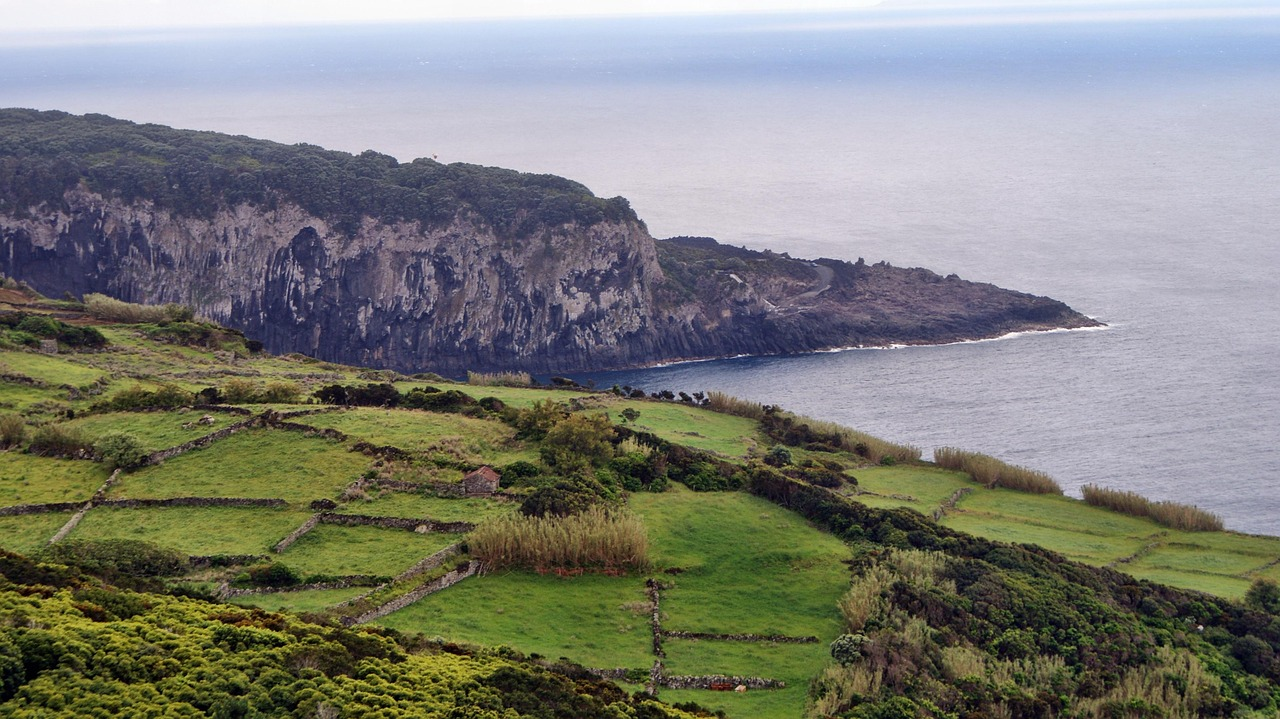
#> input picture test.jpg, 1280 x 719 px, given in place of the camera
$ python ass1.py
#> lines starting #> are read from the running program, lines starting #| are printed output that depends on the picture; after the words box and inside, x2 and y2 are one past the last pixel; in counts of white or black regions, pixels touching at a corner belong together
import cv2
import numpy as np

cap = cv2.VideoCapture(0)

while True:
    ret, frame = cap.read()
#> frame is the input picture: shape (719, 1280, 3); mean B, G, R 120.9, 127.3, 126.1
    if not ret:
        break

    hsv = cv2.cvtColor(frame, cv2.COLOR_BGR2HSV)
#> hsv: shape (719, 1280, 3); mean H, S, V 83.2, 75.3, 140.1
    lower = np.array([100, 100, 100])
    upper = np.array([140, 255, 255])
    mask = cv2.inRange(hsv, lower, upper)
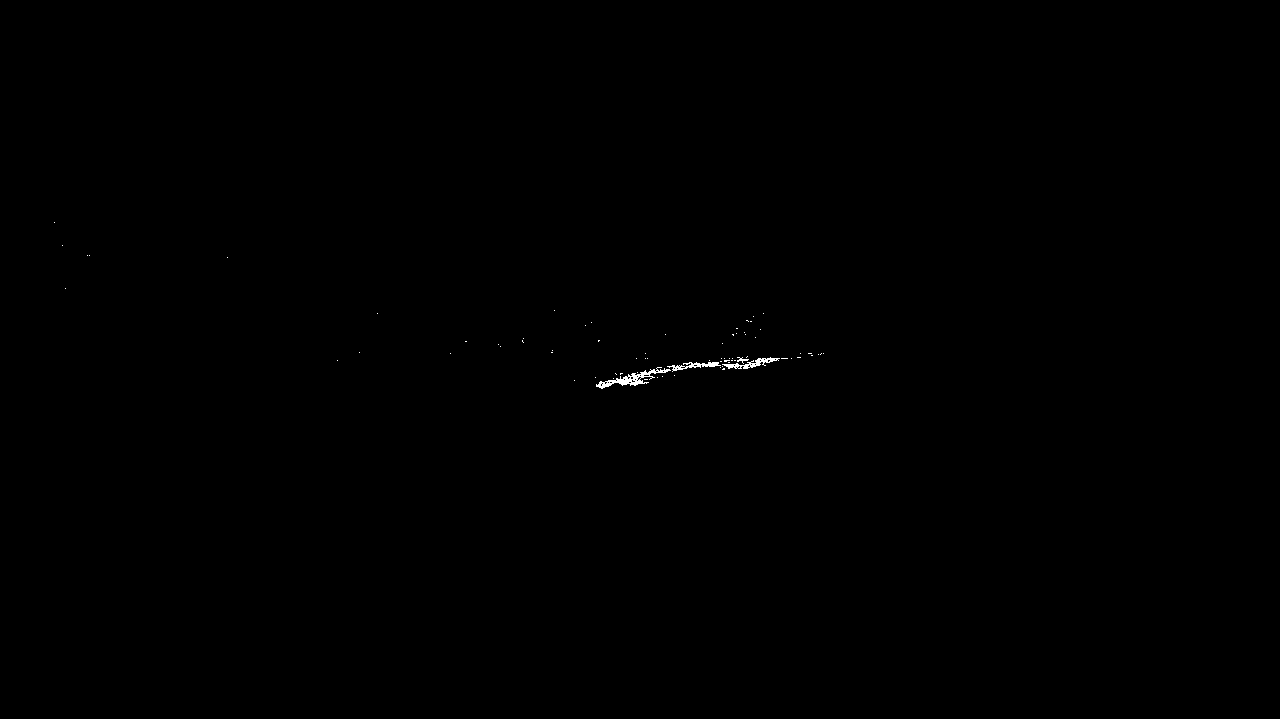
#> mask: shape (719, 1280); 0.11% white in thin lines or dots, all inside (x1, y1, x2, y2) = (54, 222, 824, 389)
    M = cv2.moments(mask)
#> M = moments, m00 258315, centre m10/m00, m01/m00 = (677.9, 368.1)

    if M["m00"] != 0:
        cx = int(M["m10"] / M["m00"])
#> cx = 677
        cy = int(M["m01"] / M["m00"])
#> cy = 368

        cv2.circle(frame, (cx, cy), 5, (0,255,0), -1)
#> frame: shape (719, 1280, 3); 0.01% of pixels changed, all inside (x1, y1, x2, y2) = (672, 363, 683, 374)
        print(f"X: {cx}, Y: {cy}")
#| X: 677, Y: 368
        cv2.putText(frame,
            f"X:{cx} Y:{cy}",
            (50, 50),
            cv2.FONT_HERSHEY_SIMPLEX,
            1,
            (0,255,0),
            2)
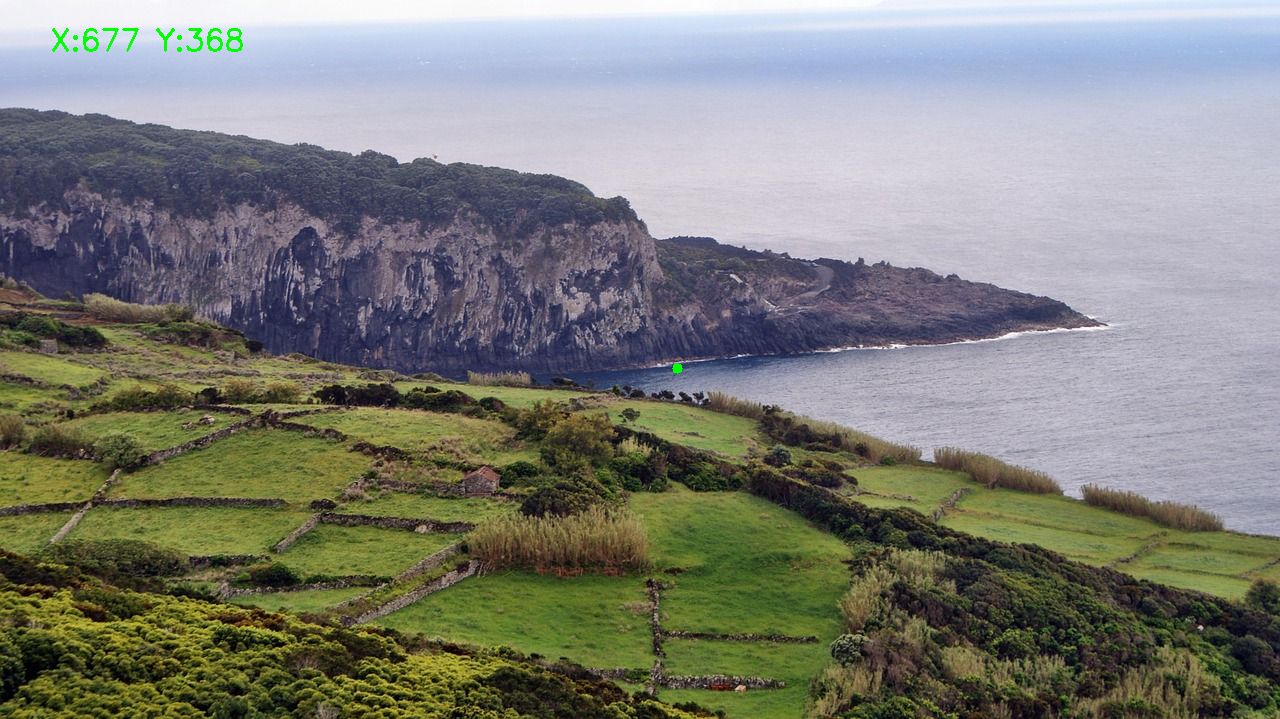
#> frame: shape (719, 1280, 3); mean B, G, R 120.5, 127.4, 125.8

    cv2.imshow("Frame", frame)
    cv2.imshow("Mask", mask)
    if cv2.waitKey(1) & 0xFF == 27:
#> (key Esc is pressed here)
        break

cap.release()
cv2.destroyAllWindows()
